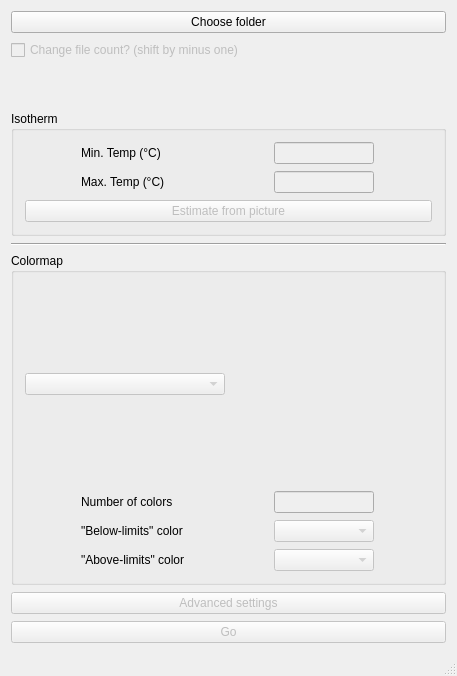
<?xml version="1.0" encoding="UTF-8"?>
<ui version="4.0">
 <class>MainWindow</class>
 <widget class="QMainWindow" name="MainWindow">
  <property name="geometry">
   <rect>
    <x>0</x>
    <y>0</y>
    <width>455</width>
    <height>676</height>
   </rect>
  </property>
  <property name="windowTitle">
   <string>MainWindow</string>
  </property>
  <widget class="QWidget" name="centralwidget">
   <layout class="QVBoxLayout" name="verticalLayout_2">
    <item>
     <widget class="QPushButton" name="pushButton_folder">
      <property name="toolTip">
       <string>Choose the folder with only thermal images</string>
      </property>
      <property name="text">
       <string>Choose folder</string>
      </property>
     </widget>
    </item>
    <item>
     <widget class="QCheckBox" name="checkBox_rename">
      <property name="enabled">
       <bool>false</bool>
      </property>
      <property name="toolTip">
       <string>Shift DJI file count to match RGB pictures</string>
      </property>
      <property name="text">
       <string>Change file count? (shift by minus one)</string>
      </property>
     </widget>
    </item>
    <item>
     <spacer name="verticalSpacer">
      <property name="orientation">
       <enum>Qt::Vertical</enum>
      </property>
      <property name="sizeHint" stdset="0">
       <size>
        <width>20</width>
        <height>40</height>
       </size>
      </property>
     </spacer>
    </item>
    <item>
     <widget class="QGroupBox" name="groupBox_2">
      <property name="title">
       <string>Isotherm</string>
      </property>
      <layout class="QVBoxLayout" name="verticalLayout">
       <item>
        <layout class="QHBoxLayout" name="horizontalLayout">
         <item>
          <widget class="QLabel" name="label">
           <property name="minimumSize">
            <size>
             <width>130</width>
             <height>0</height>
            </size>
           </property>
           <property name="maximumSize">
            <size>
             <width>130</width>
             <height>16777215</height>
            </size>
           </property>
           <property name="text">
            <string>Min. Temp (°C)</string>
           </property>
          </widget>
         </item>
         <item>
          <widget class="QLineEdit" name="lineEdit_min_temp">
           <property name="enabled">
            <bool>false</bool>
           </property>
           <property name="minimumSize">
            <size>
             <width>100</width>
             <height>0</height>
            </size>
           </property>
           <property name="maximumSize">
            <size>
             <width>100</width>
             <height>16777215</height>
            </size>
           </property>
          </widget>
         </item>
        </layout>
       </item>
       <item>
        <layout class="QHBoxLayout" name="horizontalLayout_2">
         <item>
          <widget class="QLabel" name="label_2">
           <property name="minimumSize">
            <size>
             <width>130</width>
             <height>0</height>
            </size>
           </property>
           <property name="maximumSize">
            <size>
             <width>130</width>
             <height>16777215</height>
            </size>
           </property>
           <property name="text">
            <string>Max. Temp (°C)</string>
           </property>
          </widget>
         </item>
         <item>
          <widget class="QLineEdit" name="lineEdit_max_temp">
           <property name="enabled">
            <bool>false</bool>
           </property>
           <property name="minimumSize">
            <size>
             <width>100</width>
             <height>0</height>
            </size>
           </property>
           <property name="maximumSize">
            <size>
             <width>100</width>
             <height>16777215</height>
            </size>
           </property>
          </widget>
         </item>
        </layout>
       </item>
       <item>
        <widget class="QPushButton" name="pushButton_estimate">
         <property name="enabled">
          <bool>false</bool>
         </property>
         <property name="text">
          <string>Estimate from picture</string>
         </property>
        </widget>
       </item>
      </layout>
     </widget>
    </item>
    <item>
     <widget class="Line" name="line">
      <property name="orientation">
       <enum>Qt::Horizontal</enum>
      </property>
     </widget>
    </item>
    <item>
     <widget class="QGroupBox" name="groupBox">
      <property name="title">
       <string>Colormap</string>
      </property>
      <layout class="QGridLayout" name="gridLayout">
       <item row="0" column="0">
        <layout class="QHBoxLayout" name="horizontalLayout_3">
         <item>
          <widget class="QComboBox" name="comboBox">
           <property name="enabled">
            <bool>false</bool>
           </property>
           <property name="minimumSize">
            <size>
             <width>200</width>
             <height>0</height>
            </size>
           </property>
          </widget>
         </item>
         <item>
          <widget class="QLabel" name="label_thumb">
           <property name="minimumSize">
            <size>
             <width>200</width>
             <height>200</height>
            </size>
           </property>
           <property name="maximumSize">
            <size>
             <width>200</width>
             <height>200</height>
            </size>
           </property>
           <property name="text">
            <string/>
           </property>
          </widget>
         </item>
        </layout>
       </item>
       <item row="1" column="0">
        <layout class="QHBoxLayout" name="horizontalLayout_4">
         <item>
          <widget class="QLabel" name="label_3">
           <property name="minimumSize">
            <size>
             <width>130</width>
             <height>0</height>
            </size>
           </property>
           <property name="maximumSize">
            <size>
             <width>130</width>
             <height>16777215</height>
            </size>
           </property>
           <property name="text">
            <string>Number of colors</string>
           </property>
          </widget>
         </item>
         <item>
          <widget class="QLineEdit" name="lineEdit_colors">
           <property name="enabled">
            <bool>false</bool>
           </property>
           <property name="minimumSize">
            <size>
             <width>100</width>
             <height>0</height>
            </size>
           </property>
           <property name="maximumSize">
            <size>
             <width>100</width>
             <height>16777215</height>
            </size>
           </property>
          </widget>
         </item>
        </layout>
       </item>
       <item row="2" column="0">
        <layout class="QHBoxLayout" name="horizontalLayout_5">
         <item>
          <widget class="QLabel" name="label_7">
           <property name="minimumSize">
            <size>
             <width>130</width>
             <height>0</height>
            </size>
           </property>
           <property name="maximumSize">
            <size>
             <width>130</width>
             <height>16777215</height>
            </size>
           </property>
           <property name="text">
            <string>&quot;Below-limits&quot; color</string>
           </property>
          </widget>
         </item>
         <item>
          <widget class="QComboBox" name="comboBox_colors_low">
           <property name="enabled">
            <bool>false</bool>
           </property>
           <property name="minimumSize">
            <size>
             <width>100</width>
             <height>0</height>
            </size>
           </property>
           <property name="maximumSize">
            <size>
             <width>100</width>
             <height>16777215</height>
            </size>
           </property>
           <property name="toolTip">
            <string>Choose the color for pixel with temperature below the minimum temperature</string>
           </property>
          </widget>
         </item>
        </layout>
       </item>
       <item row="3" column="0">
        <layout class="QHBoxLayout" name="horizontalLayout_6">
         <item>
          <widget class="QLabel" name="label_4">
           <property name="minimumSize">
            <size>
             <width>130</width>
             <height>0</height>
            </size>
           </property>
           <property name="maximumSize">
            <size>
             <width>130</width>
             <height>16777215</height>
            </size>
           </property>
           <property name="text">
            <string>&quot;Above-limits&quot; color</string>
           </property>
          </widget>
         </item>
         <item>
          <widget class="QComboBox" name="comboBox_colors_high">
           <property name="enabled">
            <bool>false</bool>
           </property>
           <property name="minimumSize">
            <size>
             <width>100</width>
             <height>0</height>
            </size>
           </property>
           <property name="maximumSize">
            <size>
             <width>100</width>
             <height>16777215</height>
            </size>
           </property>
           <property name="toolTip">
            <string>Choose the color for pixel with temperature above the maximum temperature</string>
           </property>
          </widget>
         </item>
        </layout>
       </item>
      </layout>
     </widget>
    </item>
    <item>
     <widget class="QPushButton" name="pushButton_advanced">
      <property name="enabled">
       <bool>false</bool>
      </property>
      <property name="text">
       <string>Advanced settings</string>
      </property>
     </widget>
    </item>
    <item>
     <widget class="QPushButton" name="pushButton_go">
      <property name="enabled">
       <bool>false</bool>
      </property>
      <property name="text">
       <string>Go</string>
      </property>
     </widget>
    </item>
   </layout>
  </widget>
  <widget class="QMenuBar" name="menubar">
   <property name="geometry">
    <rect>
     <x>0</x>
     <y>0</y>
     <width>455</width>
     <height>26</height>
    </rect>
   </property>
  </widget>
  <widget class="QStatusBar" name="statusbar"/>
 </widget>
 <layoutdefault spacing="7" margin="11"/>
 <resources/>
 <connections/>
</ui>
